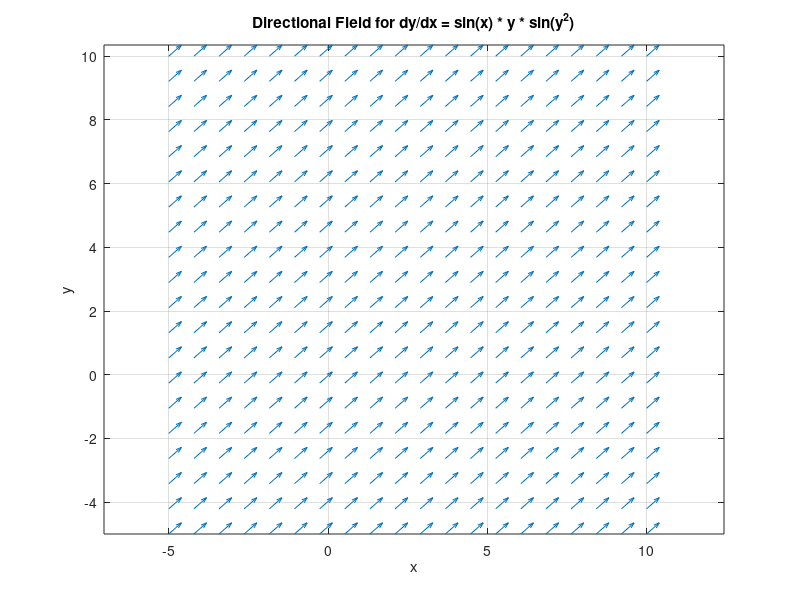

The MATLAB script that drew this image:
% Define the differential equation dy/dx = sin(x) * sin(y^2)
f = @(x, y) sin(x) * y * sin(y^2);  % Updated function dy/dx = sin(x) * sin(y^2)

% Set the domain for the directional field
xrange = linspace(-5, 10, 20);  % 20 points from -10 to 10
yrange = linspace(-5, 10, 20);

% Create a grid of x and y values
[X, Y] = meshgrid(xrange, yrange);

% Compute the slope at each grid point
U = ones(size(X));  % Unit length for the x-component of the arrow
V = f(X, Y);        % Compute the y-component based on the differential equation

% Normalize the arrows for uniform arrow size
N = sqrt(U.^2 + V.^2);  % Magnitude of each vector
U = U ./ N;  % Normalize x-component
V = V ./ N;  % Normalize y-component

% Plot the directional field using the quiver function
quiver(X, Y, U, V, 0.5);  % Arrow scaling factor to avoid overlap
axis tight;
axis equal;
xlabel('x');
ylabel('y');
title('Directional Field for dy/dx = sin(x) * y * sin(y^2)');

% Enhance display
grid on;  % Add a grid
